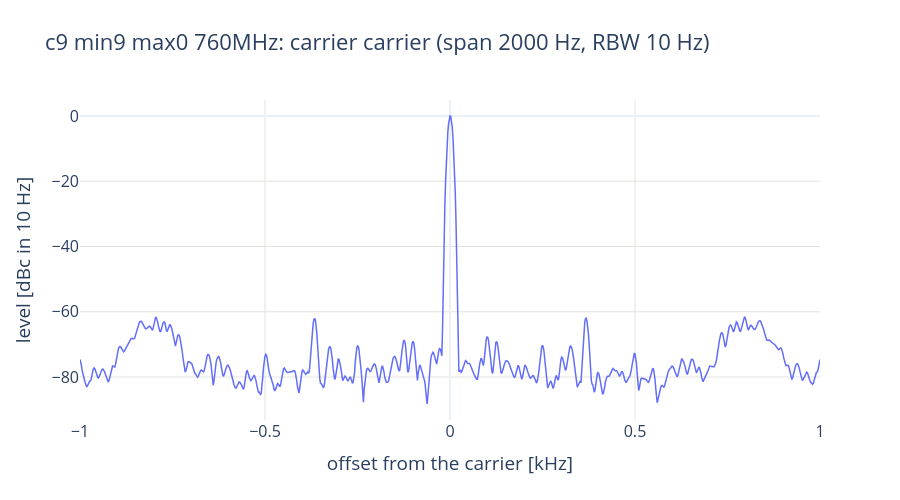
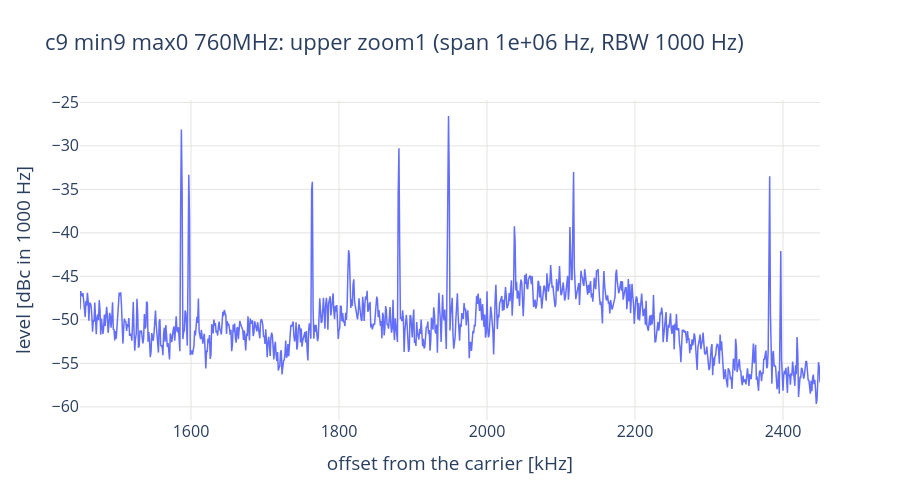
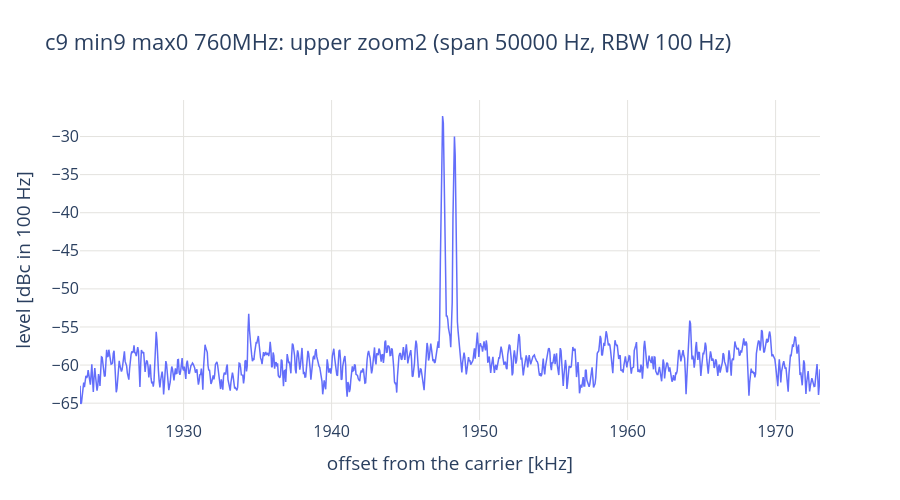
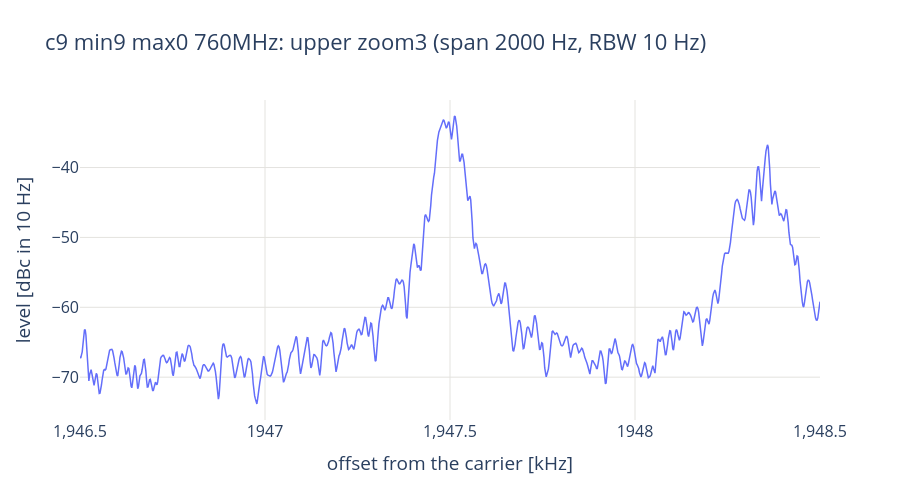

The notebook cell these images were saved under, in order:
### Code cell
# Per point: the carrier and every zoom on both sidebands, level relative to the carrier against the offset from the
# carrier (kHz; the lower sideband mirrored to positive offsets so both read the same). One figure per capture.
for (label, step, side), c in caps[caps["step"] != "sequence"].groupby(["label", "step", "sideband"], sort=False):
    r = c.iloc[0]
    t = traces[(traces["label"] == label) & (traces["step"] == step) & (traces["sideband"] == side)]
    offset = (t["freq"] - r["f_carrier"]) * (side if side else 1) / 1e3
    fig = go.Figure()
    fig.add_scatter(x=offset, y=t["level_dbm"] - r["carrier_dbm"], mode="lines", line=dict(width=1.5),
                    hovertemplate="%{x:.4f} kHz: %{y:.1f} dBc<extra></extra>")
    fig.update_layout(title=f"{label}: {SIDE[side]} {step} (span {r['span']:g} Hz, RBW {r['rbw']:g} Hz)", height=500)
    fig.update_xaxes(title="offset from the carrier [kHz]", gridcolor=GRID, exponentformat="none")
    fig.update_yaxes(title=f"level [dBc in {r['rbw']:g} Hz]", gridcolor=GRID)
    save(fig, f"{label.replace(' ', '_')}_{SIDE[side]}_{step}")

### Figure 1 — Plotly figure (JSON) as saved in the notebook; plotly's stock layout.template omitted (floating-point values rounded to 4 significant figures; data arrays with more than 128 entries replaced by an {"elided": "..."} marker saying what was removed)
{"data": [{"hovertemplate": "%{x:.4f} kHz: %{y:.1f} dBc<extra></extra>", "line": {"width": 1.5}, "mode": "lines", "type": "scatter", "x": {"elided": "1001 float values"}, "y": {"elided": "1001 float values"}}], "layout": {"font": {"size": 16}, "height": 500, "title": {"text": "c9 min9 max0 760MHz: carrier carrier (span 2000 Hz, RBW 10 Hz)"}, "xaxis": {"exponentformat": "none", "gridcolor": "#e4e3df", "title": {"text": "offset from the carrier [kHz]"}}, "yaxis": {"gridcolor": "#e4e3df", "title": {"text": "level [dBc in 10 Hz]"}}}}

### Figure 2 — Plotly figure (JSON) as saved in the notebook; plotly's stock layout.template omitted (floating-point values rounded to 4 significant figures; data arrays with more than 128 entries replaced by an {"elided": "..."} marker saying what was removed)
{"data": [{"hovertemplate": "%{x:.4f} kHz: %{y:.1f} dBc<extra></extra>", "line": {"width": 1.5}, "mode": "lines", "type": "scatter", "x": {"elided": "1001 float values"}, "y": {"elided": "1001 float values"}}], "layout": {"font": {"size": 16}, "height": 500, "title": {"text": "c9 min9 max0 760MHz: upper zoom1 (span 1e+06 Hz, RBW 1000 Hz)"}, "xaxis": {"exponentformat": "none", "gridcolor": "#e4e3df", "title": {"text": "offset from the carrier [kHz]"}}, "yaxis": {"gridcolor": "#e4e3df", "title": {"text": "level [dBc in 1000 Hz]"}}}}

### Figure 3 — Plotly figure (JSON) as saved in the notebook; plotly's stock layout.template omitted (floating-point values rounded to 4 significant figures; data arrays with more than 128 entries replaced by an {"elided": "..."} marker saying what was removed)
{"data": [{"hovertemplate": "%{x:.4f} kHz: %{y:.1f} dBc<extra></extra>", "line": {"width": 1.5}, "mode": "lines", "type": "scatter", "x": {"elided": "1001 float values"}, "y": {"elided": "1001 float values"}}], "layout": {"font": {"size": 16}, "height": 500, "title": {"text": "c9 min9 max0 760MHz: upper zoom2 (span 50000 Hz, RBW 100 Hz)"}, "xaxis": {"exponentformat": "none", "gridcolor": "#e4e3df", "title": {"text": "offset from the carrier [kHz]"}}, "yaxis": {"gridcolor": "#e4e3df", "title": {"text": "level [dBc in 100 Hz]"}}}}

### Figure 4 — Plotly figure (JSON) as saved in the notebook; plotly's stock layout.template omitted (floating-point values rounded to 4 significant figures; data arrays with more than 128 entries replaced by an {"elided": "..."} marker saying what was removed)
{"data": [{"hovertemplate": "%{x:.4f} kHz: %{y:.1f} dBc<extra></extra>", "line": {"width": 1.5}, "mode": "lines", "type": "scatter", "x": {"elided": "1001 float values"}, "y": {"elided": "1001 float values"}}], "layout": {"font": {"size": 16}, "height": 500, "title": {"text": "c9 min9 max0 760MHz: upper zoom3 (span 2000 Hz, RBW 10 Hz)"}, "xaxis": {"exponentformat": "none", "gridcolor": "#e4e3df", "title": {"text": "offset from the carrier [kHz]"}}, "yaxis": {"gridcolor": "#e4e3df", "title": {"text": "level [dBc in 10 Hz]"}}}}
